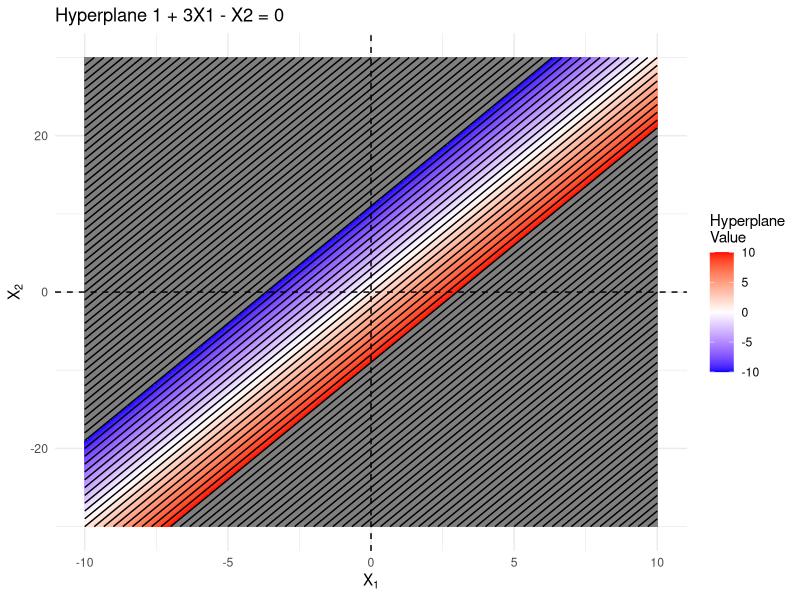
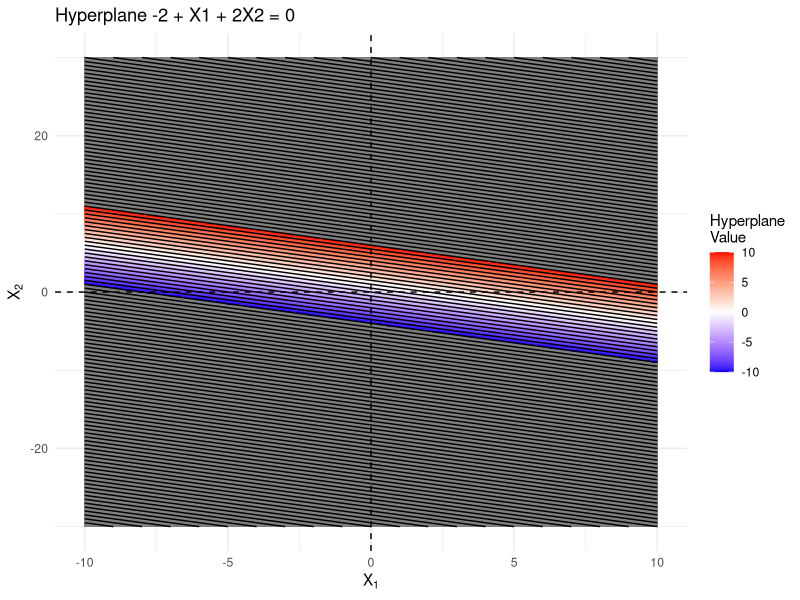
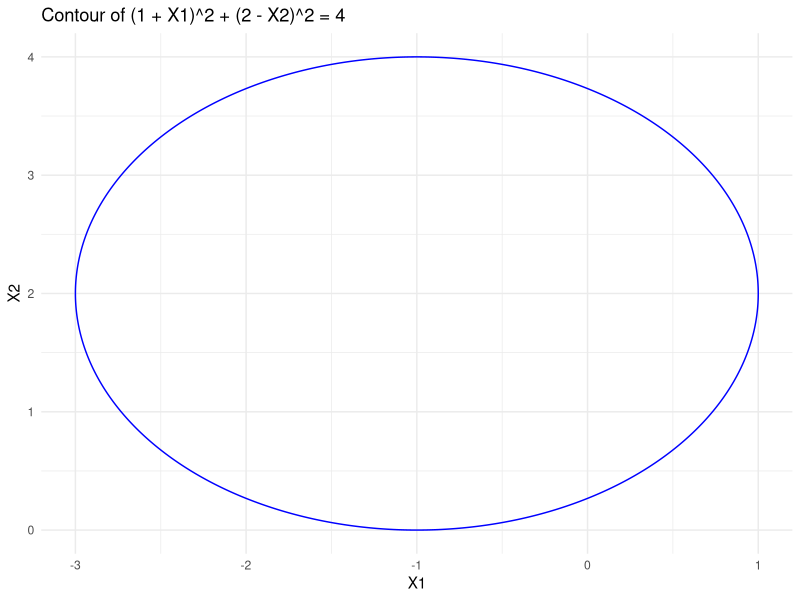
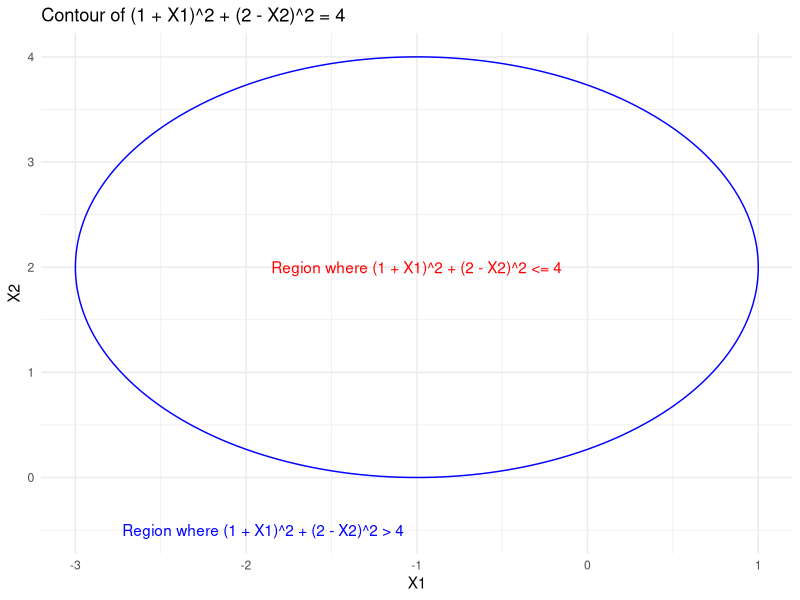

Write R code to recreate these figures, in order.
## ---- chunk 1
library(ggplot2)

# Define the range for X1 and X2
x1_range <- seq(-10, 10, length.out = 300)
x2_range <- seq(-30, 30, length.out = 300)

# Create a grid of X1, X2 values
grid <- expand.grid(X1 = x1_range, X2 = x2_range)

# Calculate 1 + 3X1 - X2
grid$hyperplane_value <- with(grid, 1 + 3 * X1 - X2)

# Base plot with points colored based on the hyperplane value
ggplot(grid, aes(x = X1, y = X2, fill = hyperplane_value)) +
  geom_tile() + # Use geom_tile to color areas based on hyperplane_value
  scale_fill_gradient2(low = "blue", high = "red", mid = "white", 
                       midpoint = 0, limit = c(-10, 10), space = "Lab", 
                       name="Hyperplane\nValue") +
  geom_contour(aes(z = hyperplane_value), binwidth = 1, colour = "black") +
  geom_hline(yintercept = 0, linetype = "dashed") +
  geom_vline(xintercept = 0, linetype = "dashed") +
  labs(title = "Hyperplane 1 + 3X1 - X2 = 0",
       x = expression(X[1]),
       y = expression(X[2])) +
  theme_minimal() 
## ---- chunk 2
library(ggplot2)

# Define the range for X1 and X2
x1_range <- seq(-10, 10, length.out = 300)
x2_range <- seq(-30, 30, length.out = 300)

# Create a grid of X1, X2 values
grid <- expand.grid(X1 = x1_range, X2 = x2_range)

# Calculate 1 + 3X1 - X2
grid$hyperplane_value <- with(grid, -2 + X1 + 2 * X2)

# Base plot with points colored based on the hyperplane value
ggplot(grid, aes(x = X1, y = X2, fill = hyperplane_value)) +
  geom_tile() + # Use geom_tile to color areas based on hyperplane_value
  scale_fill_gradient2(low = "blue", high = "red", mid = "white", 
                       midpoint = 0, limit = c(-10, 10), space = "Lab", 
                       name="Hyperplane\nValue") +
  geom_contour(aes(z = hyperplane_value), binwidth = 1, colour = "black") +
  geom_hline(yintercept = 0, linetype = "dashed") +
  geom_vline(xintercept = 0, linetype = "dashed") +
  labs(title = "Hyperplane -2 + X1 + 2X2 = 0",
       x = expression(X[1]),
       y = expression(X[2])) +
  theme_minimal() 
## ---- chunk 3
library(ggplot2)

# Function to calculate the circle's radius squared
radius_squared <- function(x, y) {
  (1 + x)^2 + (2 - y)^2
}

# Define the range for X1 and X2 and create a data frame
x_range <- seq(-4, 2, length.out = 300)
y_range <- seq(0, 4, length.out = 300)
df <- expand.grid(X1 = x_range, X2 = y_range)

# Calculate the Z values (the radius squared for each point)
df$Z <- mapply(radius_squared, df$X1, df$X2)

# Plot the contour
ggplot(df, aes(X1, X2, z = Z)) +
  stat_contour(breaks = 4, colour = "blue") +
  scale_x_continuous(name = "X1") +
  scale_y_continuous(name = "X2") +
  labs(title = "Contour of (1 + X1)^2 + (2 - X2)^2 = 4") +
  theme_minimal()
## ---- chunk 4
library(ggplot2)

# Function to calculate the circle's radius squared
radius_squared <- function(x, y) {
  (1 + x)^2 + (2 - y)^2
}

# Define the new range for X1 and X2 and create a data frame
x_range <- seq(-6, 4, length.out = 300) # Extended range for X1
y_range <- seq(-2, 6, length.out = 300) # Extended range for X2
df <- expand.grid(X1 = x_range, X2 = y_range)

# Calculate the Z values (the radius squared for each point)
df$Z <- mapply(radius_squared, df$X1, df$X2)

# Plot the contour with the updated ranges
ggplot(df, aes(X1, X2, z = Z)) +
  stat_contour(breaks = 4, colour = "blue") +
  scale_x_continuous(name = "X1") +
  scale_y_continuous(name = "X2") +
  labs(title = "Contour of (1 + X1)^2 + (2 - X2)^2 = 4") +
  annotate("text", x = -1, y = 2, label = "Region where (1 + X1)^2 + (2 - X2)^2 <= 4", color = "red") +
  annotate("text", x = -1.9, y = -0.5, label = "Region where (1 + X1)^2 + (2 - X2)^2 > 4", color = "blue") + 
  theme_minimal()
